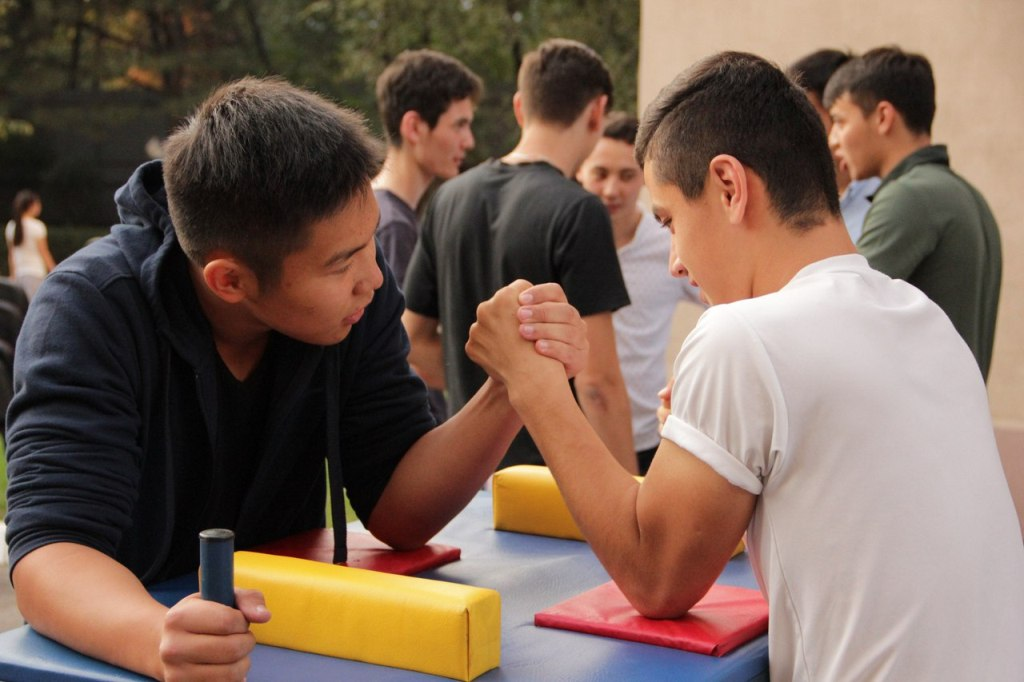
#> input picture arm-wrestling.jpg, 1024 x 682 px
$ python pil-example-01.py
#> lines starting #> are read from the running program, lines starting #| are printed output that depends on the picture
from PIL import Image, ImageDraw
im = Image.open("arm-wrestling.jpg")
#> im is the input picture: PIL image 1024x682 RGB; mean R, G, B 121.8, 99.6, 86.3
rgb_im = im.convert("RGB")
size = rgb_im.size
#> size = (1024, 682)
h, w = size
#> h = 1024; w = 682
pix = rgb_im.load()
colors = {}
for y in range(0, size[1]):
	for x in range(0, size[0]):
		r, g, b = pix[x, y]
		r = r // 5
		g = g // 5
		b = b // 5
		if r + g + b < 50:
			continue
		if (r, g, b) in colors:
			colors[r, g, b] += 1
		else:
			colors[r, g, b] = 1
#> after the loop, colors = 9770 items
max_color = 0, 0, 0
max_value = 0
for k in colors:
	r, g, b = k
	value = colors[r, g, b]
	if value > max_value:
		max_color = (r, g, b)
		max_value = value
#> this loop made 9770 passes
#> (r, g, b, value, max_value) on passes 1, 9, 10, 12, 13, 36, 37, 38, 43, 47, 3370: (21, 20, 11, 13, 13), (23, 21, 13, 32, 32), (22, 20, 12, 52, 52), (20, 19, 11, 130, 130), (20, 19, 12, 139, 139), (39, 34, 28, 651, 651), (41, 36, 31, 753, 753), (43, 37, 32, 3622, 3622), (42, 36, 31, 4928, 4928), (41, 35, 30, 5449, 5449), (41, 39, 39, 6833, 6833)
#> (r, g, b, value) on passes 2 to 7: (22, 22, 12, 2), (23, 23, 13, 4), (24, 23, 14, 9), (25, 24, 14, 3), (25, 24, 15, 5), (25, 25, 15, 6)
#> after the loop, max_value = 6833

print(max_color)
#| (41, 39, 39)
for y in range(0, size[1]):
	for x in range(0, size[0]):
		r, g, b = pix[x, y]
		#s = (r + g + b) // 3
		r = min(r + max_color[0]*1 + 40, 255)
		g = min(g + max_color[1]*1 + 20, 255)
		b = min(b + max_color[2]*1, 255)
		pix[x, y] = (r, g, b)

rgb_im.save("img_new1.jpg")
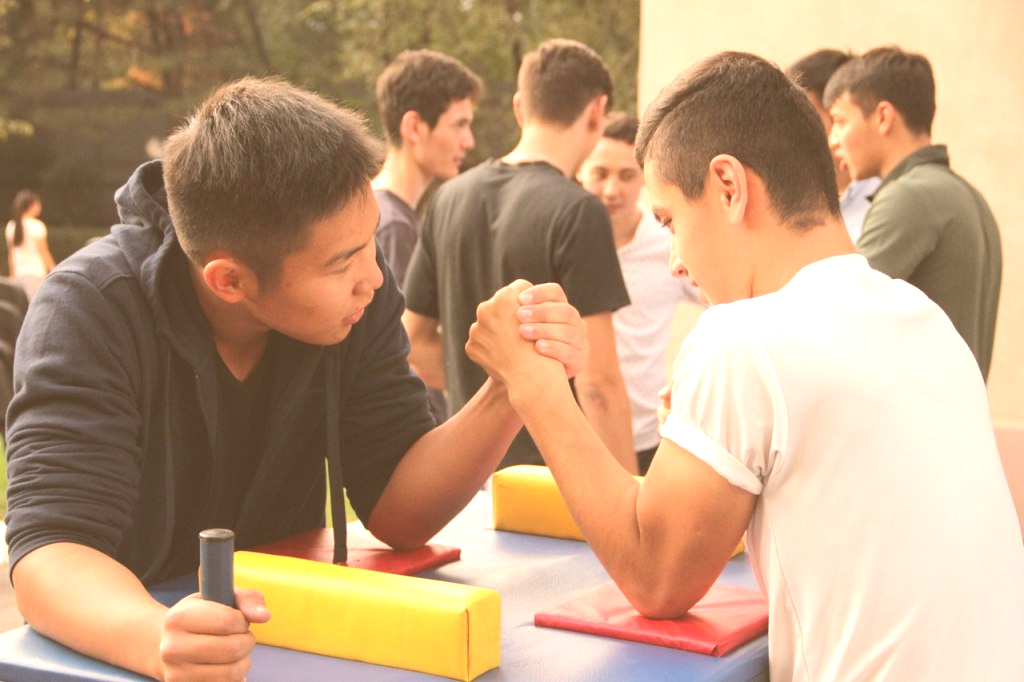
#> saved as img_new1.jpg: PIL image 1024x682 RGB; mean R, G, B 191.3, 157.6, 125.1
